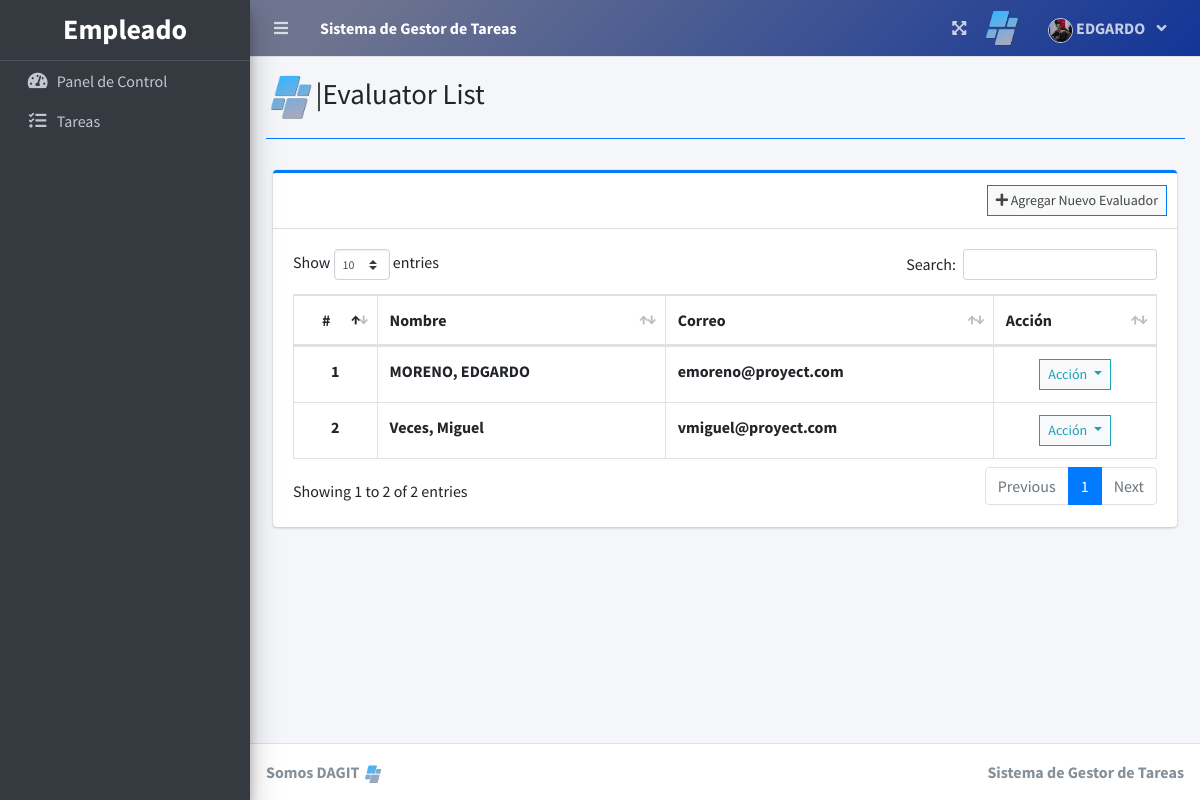
/index.php?page=evaluator_list (signed in), run on the app's committed database.
### tables this page shows
CREATE TABLE `evaluator_list` (
  `id` int(30) NOT NULL,
  `employee_id` varchar(50) NOT NULL,
  `firstname` varchar(200) NOT NULL,
  `middlename` varchar(200) NOT NULL,
  `lastname` varchar(200) NOT NULL,
  `email` varchar(200) NOT NULL,
  `password` text NOT NULL,
  `avatar` text DEFAULT NULL,
  `date_created` datetime NOT NULL DEFAULT current_timestamp()
);

### evaluator_list.php (the view, shortened to what this page needs)
<?php include'db_connect.php' ?>
<div class="col-lg-12">
	<div class="card card-outline card-primary">
		<div class="card-header">
			<div class="card-tools">
				<a class="btn btn-block btn-sm btn-default btn-flat border-primary" href="./index.php?page=new_evaluator"><i class="fa fa-plus"></i> Agregar Nuevo Evaluador</a>
			</div>
		</div>
		<div class="card-body">
			<table class="table tabe-hover table-bordered" id="list">
				<thead>
					<tr>
						<th class="text-center">#</th>
						<th>Nombre</th>
						<th>Correo</th>
						<th>Acción</th>
					</tr>
				</thead>
				<tbody>
					<?php
					$i = 1;
					$qry = $conn->query("SELECT *,concat(lastname,', ',firstname,' ',middlename) as name FROM evaluator_list order by concat(lastname,', ',firstname,' ',middlename) asc");
					while($row= $qry->fetch_assoc()):
					?>
					<tr>
						<th class="text-center"><?php echo $i++ ?></th>
						<td><b><?php echo ucwords($row['name']) ?></b></td>
						<td><b><?php echo $row['email'] ?></b></td>
						<td class="text-center">
							<button type="button" class="btn btn-default btn-sm btn-flat border-info wave-effect text-info dropdown-toggle" data-toggle="dropdown" aria-expanded="true">
		                      Acción
		                    </button>
						</td>
					</tr>
				<?php endwhile; ?>
				</tbody>
			</table>
		</div>
	</div>
</div>

### data on the page
evaluator_list: name "MORENO, EDGARDO", email "emoreno@proyect.com"
evaluator_list: name "Veces, Miguel", email "vmiguel@proyect.com"

### other printed values
$_SESSION['system']['name'] "Sistema de Gestor de Tareas"
$_SESSION['login_firstname'] "EDGARDO"
$title "Evaluator List"
